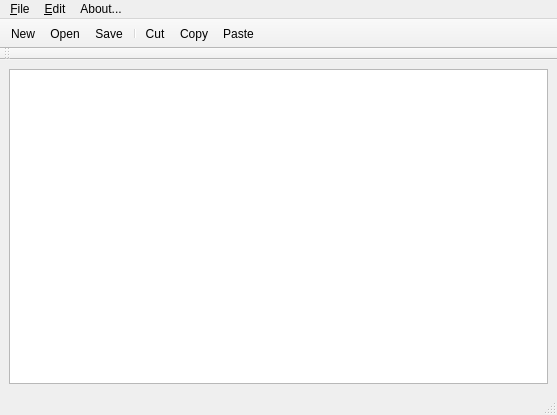
<?xml version="1.0" encoding="UTF-8"?>
<ui version="4.0">
 <class>MainWindow</class>
 <widget class="QMainWindow" name="MainWindow">
  <property name="geometry">
   <rect>
    <x>0</x>
    <y>0</y>
    <width>557</width>
    <height>415</height>
   </rect>
  </property>
  <property name="windowTitle">
   <string>Who dis</string>
  </property>
  <property name="windowIcon">
   <iconset resource="notepad.qrc">
    <normaloff>:/pencil.png</normaloff>:/pencil.png</iconset>
  </property>
  <widget class="QWidget" name="centralwidget">
   <layout class="QHBoxLayout" name="horizontalLayout">
    <item>
     <widget class="QTextEdit" name="textEditBody"/>
    </item>
   </layout>
  </widget>
  <widget class="QMenuBar" name="menubar">
   <property name="geometry">
    <rect>
     <x>0</x>
     <y>0</y>
     <width>557</width>
     <height>18</height>
    </rect>
   </property>
   <widget class="QMenu" name="menu_File">
    <property name="title">
     <string>&amp;File</string>
    </property>
    <addaction name="actionNew"/>
    <addaction name="actionOpen"/>
    <addaction name="actionSave"/>
    <addaction name="actionSave_as"/>
    <addaction name="separator"/>
    <addaction name="actionExit"/>
   </widget>
   <widget class="QMenu" name="menu_Edit">
    <property name="title">
     <string>&amp;Edit</string>
    </property>
    <addaction name="actionCopy"/>
    <addaction name="actionCut"/>
    <addaction name="actionPaste"/>
   </widget>
   <widget class="QMenu" name="menuAbout">
    <property name="title">
     <string>About...</string>
    </property>
   </widget>
   <addaction name="menu_File"/>
   <addaction name="menu_Edit"/>
   <addaction name="menuAbout"/>
  </widget>
  <widget class="QStatusBar" name="statusbar"/>
  <widget class="QToolBar" name="toolBar">
   <property name="windowTitle">
    <string>toolBar</string>
   </property>
   <property name="movable">
    <bool>false</bool>
   </property>
   <property name="iconSize">
    <size>
     <width>12</width>
     <height>12</height>
    </size>
   </property>
   <property name="toolButtonStyle">
    <enum>Qt::ToolButtonIconOnly</enum>
   </property>
   <property name="floatable">
    <bool>true</bool>
   </property>
   <attribute name="toolBarArea">
    <enum>TopToolBarArea</enum>
   </attribute>
   <attribute name="toolBarBreak">
    <bool>false</bool>
   </attribute>
   <addaction name="actionNew"/>
   <addaction name="actionOpen"/>
   <addaction name="actionSave"/>
   <addaction name="separator"/>
   <addaction name="actionCut"/>
   <addaction name="actionCopy"/>
   <addaction name="actionPaste"/>
  </widget>
  <widget class="QToolBar" name="toolBar_fonts">
   <property name="maximumSize">
    <size>
     <width>16777215</width>
     <height>12</height>
    </size>
   </property>
   <property name="windowTitle">
    <string>toolBar_2</string>
   </property>
   <attribute name="toolBarArea">
    <enum>TopToolBarArea</enum>
   </attribute>
   <attribute name="toolBarBreak">
    <bool>true</bool>
   </attribute>
  </widget>
  <action name="actionNew">
   <property name="icon">
    <iconset resource="notepad.qrc">
     <normaloff>:/new.png</normaloff>:/new.png</iconset>
   </property>
   <property name="text">
    <string>New</string>
   </property>
   <property name="shortcut">
    <string>Ctrl+N</string>
   </property>
  </action>
  <action name="actionOpen">
   <property name="icon">
    <iconset resource="notepad.qrc">
     <normaloff>:/open.png</normaloff>:/open.png</iconset>
   </property>
   <property name="text">
    <string>Open</string>
   </property>
   <property name="shortcut">
    <string>Ctrl+O</string>
   </property>
  </action>
  <action name="actionSave">
   <property name="icon">
    <iconset resource="notepad.qrc">
     <normaloff>:/save.png</normaloff>:/save.png</iconset>
   </property>
   <property name="text">
    <string>Save</string>
   </property>
   <property name="shortcut">
    <string>Ctrl+S</string>
   </property>
  </action>
  <action name="actionSave_as">
   <property name="icon">
    <iconset resource="notepad.qrc">
     <normaloff>:/save_as.png</normaloff>:/save_as.png</iconset>
   </property>
   <property name="text">
    <string>Save as...</string>
   </property>
   <property name="shortcut">
    <string>Ctrl+Shift+S</string>
   </property>
  </action>
  <action name="actionCopy">
   <property name="icon">
    <iconset resource="notepad.qrc">
     <normaloff>:/copy.png</normaloff>:/copy.png</iconset>
   </property>
   <property name="text">
    <string>Copy</string>
   </property>
   <property name="shortcut">
    <string>Ctrl+C</string>
   </property>
  </action>
  <action name="actionCut">
   <property name="icon">
    <iconset resource="notepad.qrc">
     <normaloff>:/cut.png</normaloff>:/cut.png</iconset>
   </property>
   <property name="text">
    <string>Cut</string>
   </property>
  </action>
  <action name="actionPaste">
   <property name="icon">
    <iconset resource="notepad.qrc">
     <normaloff>:/paste.png</normaloff>:/paste.png</iconset>
   </property>
   <property name="text">
    <string>Paste</string>
   </property>
   <property name="shortcut">
    <string>Ctrl+V</string>
   </property>
  </action>
  <action name="actionExit">
   <property name="icon">
    <iconset resource="notepad.qrc">
     <normaloff>:/exit.png</normaloff>:/exit.png</iconset>
   </property>
   <property name="text">
    <string>Exit</string>
   </property>
   <property name="shortcut">
    <string>Ctrl+Q</string>
   </property>
  </action>
 </widget>
 <resources>
  <include location="notepad.qrc"/>
  <include location="notepad.qrc"/>
 </resources>
 <connections/>
</ui>
